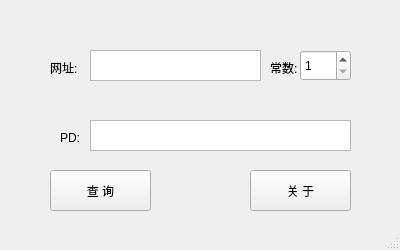
<?xml version="1.0" encoding="UTF-8"?>
<ui version="4.0">
 <class>MainWindow</class>
 <widget class="QMainWindow" name="MainWindow">
  <property name="geometry">
   <rect>
    <x>0</x>
    <y>0</y>
    <width>400</width>
    <height>250</height>
   </rect>
  </property>
  <property name="minimumSize">
   <size>
    <width>400</width>
    <height>250</height>
   </size>
  </property>
  <property name="maximumSize">
   <size>
    <width>400</width>
    <height>250</height>
   </size>
  </property>
  <property name="windowTitle">
   <string>MainWindow</string>
  </property>
  <widget class="QWidget" name="centralWidget">
   <widget class="QPushButton" name="pushButton">
    <property name="geometry">
     <rect>
      <x>50</x>
      <y>170</y>
      <width>101</width>
      <height>41</height>
     </rect>
    </property>
    <property name="text">
     <string>查 询</string>
    </property>
   </widget>
   <widget class="QPushButton" name="pushButton_2">
    <property name="geometry">
     <rect>
      <x>250</x>
      <y>170</y>
      <width>101</width>
      <height>41</height>
     </rect>
    </property>
    <property name="text">
     <string>关 于</string>
    </property>
   </widget>
   <widget class="QLabel" name="label">
    <property name="geometry">
     <rect>
      <x>50</x>
      <y>60</y>
      <width>31</width>
      <height>16</height>
     </rect>
    </property>
    <property name="text">
     <string>网址:</string>
    </property>
   </widget>
   <widget class="QTextBrowser" name="textBrowser_2">
    <property name="geometry">
     <rect>
      <x>90</x>
      <y>120</y>
      <width>261</width>
      <height>31</height>
     </rect>
    </property>
   </widget>
   <widget class="QTextEdit" name="textEdit">
    <property name="geometry">
     <rect>
      <x>90</x>
      <y>50</y>
      <width>171</width>
      <height>31</height>
     </rect>
    </property>
   </widget>
   <widget class="QSpinBox" name="spinBox">
    <property name="geometry">
     <rect>
      <x>300</x>
      <y>50</y>
      <width>51</width>
      <height>31</height>
     </rect>
    </property>
    <property name="minimumSize">
     <size>
      <width>51</width>
      <height>31</height>
     </size>
    </property>
    <property name="minimum">
     <number>1</number>
    </property>
   </widget>
   <widget class="QLabel" name="label_2">
    <property name="geometry">
     <rect>
      <x>60</x>
      <y>130</y>
      <width>21</width>
      <height>16</height>
     </rect>
    </property>
    <property name="text">
     <string>PD:</string>
    </property>
   </widget>
   <widget class="QLabel" name="label_3">
    <property name="geometry">
     <rect>
      <x>270</x>
      <y>60</y>
      <width>31</width>
      <height>16</height>
     </rect>
    </property>
    <property name="text">
     <string>常数:</string>
    </property>
   </widget>
  </widget>
  <widget class="QStatusBar" name="statusBar"/>
 </widget>
 <layoutdefault spacing="6" margin="11"/>
 <resources/>
 <connections/>
</ui>
